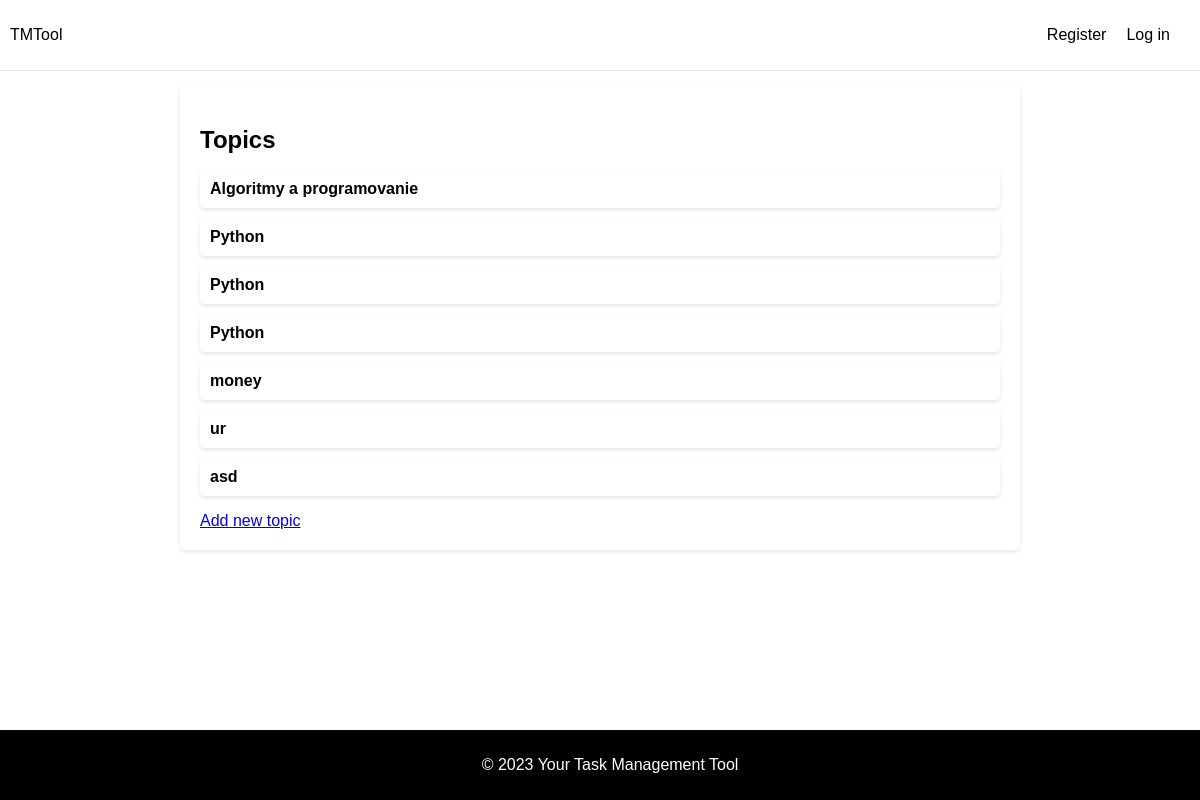
Page /topics/ on the committed database.
### TMTool/models.py (models this page shows)
class Topic(models.Model):
    text = models.CharField(max_length=200)
    date_added = models.DateTimeField(auto_now_add=True)
    def __str__(self):
        return self.text

### TMTool/views.py (the view)
# urls.py: path('topics/', views.topics, name='topics'),
def topics(request):
    topics = Topic.objects.order_by('date_added')
    context = {'topics': topics}
    return render(request, 'TMTool/topics.html', context)

### TMTool/templates/TMTool/topics.html
{% extends "TMTool/base.html" %}
{% block content %}
    <h2 class="">Topics</h2>
    <ul class="topics-list">
        {% for topic in topics %}
            <li>
                <a href="{% url 'TMTool:topic' topic.id %}">{{ topic }}</a>
            </li>
        {% empty %}
            <li>No topics have been added yet.</li>
        {% endfor %}
    </ul>
    <a href="{% url 'TMTool:new_topic' %}" class="header-link">Add new topic</a>
{% endblock content %}

### TMTool/static/css/styles.css (style rules this page uses)
body { font-family: "Arial", sans-serif; margin: 0; padding: 0; color: black; }
.topics-list { list-style-type: none; padding: 0; }
.topics-list li { margin-bottom: 10px; background-color: white; color: black; padding: 10px; border-radius: 5px; box-shadow: 0 2px 4px rgba(0, 0, 0, 0.1); }
.topics-list a { text-decoration: none; color: black; font-weight: bold; }

### TMTool/static/css/index.css (style rules this page uses)
main h2 { font-size: 24px; font-weight: bold; margin-bottom: 10px; color: black; }

### rows in the picture
Topic: text "Algoritmy a programovanie"
Topic: text "Python"
Topic: text "Python"
Topic: text "Python"
Topic: text "money"
Topic: text "ur"
Topic: text "asd"
